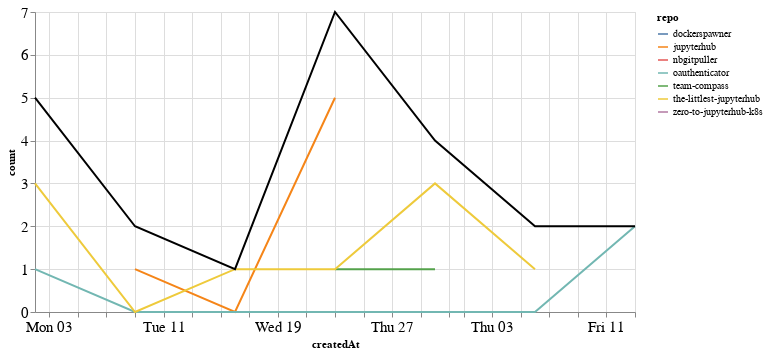

This figure's notebook cell:
### Markdown cell above
## Comments

### Code cell
comments_time = comments.groupby('repo').resample('W', on='createdAt').count()['author'].reset_index()
comments_time = comments_time.rename(columns={'author': 'count'})
comments_time_total = comments_time.groupby('createdAt').agg({"count": "sum"}).reset_index()
ch1 = alt.Chart(comments_time, width=600).mark_line().encode(
    x='createdAt',
    y='count',
    color='repo',
    tooltip="repo"
)

ch2 = alt.Chart(comments_time_total, width=600).mark_line(color="black").encode(
    x='createdAt',
    y='count',
)

ch1 + ch2

### Figure 1 — Vega-Lite specification as saved in the notebook (floating-point values rounded to 4 significant figures)
{"config": {"axisLeft": {"labelFontSize": 15}, "axisBottom": {"labelFontSize": 15}}, "layer": [{"data": {"name": "data-bc212fea0163c30fc68fcf94ba6911ca"}, "mark": "line", "encoding": {"color": {"type": "nominal", "field": "repo"}, "tooltip": {"type": "nominal", "field": "repo"}, "x": {"type": "temporal", "field": "createdAt"}, "y": {"type": "quantitative", "field": "count"}}, "width": 600}, {"data": {"name": "data-e85aa7e85e542bf09b5fd83f0fa430e5"}, "mark": {"type": "line", "color": "black"}, "encoding": {"x": {"type": "temporal", "field": "createdAt"}, "y": {"type": "quantitative", "field": "count"}}, "width": 600}], "$schema": "https://vega.github.io/schema/vega-lite/v4.8.1.json", "datasets": {"data-bc212fea0163c30fc68fcf94ba6911ca": [{"repo": "dockerspawner", "createdAt": "2020-08-09T00:00:00", "count": 1}, {"repo": "jupyterhub", "createdAt": "2020-08-09T00:00:00", "count": 1}, {"repo": "jupyterhub", "createdAt": "2020-08-16T00:00:00", "count": 0}, {"repo": "jupyterhub", "createdAt": "2020-08-23T00:00:00", "count": 5}, {"repo": "nbgitpuller", "createdAt": "2020-08-02T00:00:00", "count": 1}, {"repo": "oauthenticator", "createdAt": "2020-08-02T00:00:00", "count": 1}, {"repo": "oauthenticator", "createdAt": "2020-08-09T00:00:00", "count": 0}, {"repo": "oauthenticator", "createdAt": "2020-08-16T00:00:00", "count": 0}, {"repo": "oauthenticator", "createdAt": "2020-08-23T00:00:00", "count": 0}, {"repo": "oauthenticator", "createdAt": "2020-08-30T00:00:00", "count": 0}, {"repo": "oauthenticator", "createdAt": "2020-09-06T00:00:00", "count": 0}, {"repo": "oauthenticator", "createdAt": "2020-09-13T00:00:00", "count": 2}, {"repo": "team-compass", "createdAt": "2020-08-23T00:00:00", "count": 1}, {"repo": "team-compass", "createdAt": "2020-08-30T00:00:00", "count": 1}, {"repo": "the-littlest-jupyterhub", "createdAt": "2020-08-02T00:00:00", "count": 3}, {"repo": "the-littlest-jupyterhub", "createdAt": "2020-08-09T00:00:00", "count": 0}, {"repo": "the-littlest-jupyterhub", "createdAt": "2020-08-16T00:00:00", "count": 1}, {"repo": "the-littlest-jupyterhub", "createdAt": "2020-08-23T00:00:00", "count": 1}, {"repo": "the-littlest-jupyterhub", "createdAt": "2020-08-30T00:00:00", "count": 3}, {"repo": "the-littlest-jupyterhub", "createdAt": "2020-09-06T00:00:00", "count": 1}, {"repo": "zero-to-jupyterhub-k8s", "createdAt": "2020-09-06T00:00:00", "count": 1}], "data-e85aa7e85e542bf09b5fd83f0fa430e5": [{"createdAt": "2020-08-02T00:00:00", "count": 5}, {"createdAt": "2020-08-09T00:00:00", "count": 2}, {"createdAt": "2020-08-16T00:00:00", "count": 1}, {"createdAt": "2020-08-23T00:00:00", "count": 7}, {"createdAt": "2020-08-30T00:00:00", "count": 4}, {"createdAt": "2020-09-06T00:00:00", "count": 2}, {"createdAt": "2020-09-13T00:00:00", "count": 2}]}}
